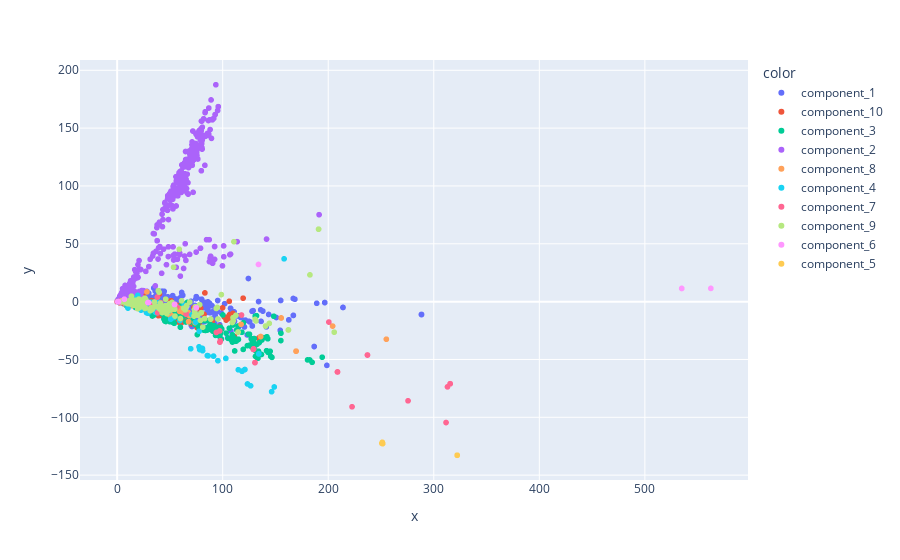

Notebook source saved alongside this figure:
### Markdown cell above
### Try plotting again on word freq

### Code cell
# Take all of the data and plot it on 2 dimensions
svd = TruncatedSVD(n_components=2)
svd.fit_transform(doc_word)

chrt_dat= pd.DataFrame(svd.transform(doc_word))
chrt_dat.columns = ['x','y']

import plotly.express as px
df = px.data.iris()
fig = px.scatter(chrt_dat, x='x', y="y",color=H.idxmax(axis=1).tolist(), hover_name=muni_df['Issuer Name'])
fig.show()

### Figure 1 — Plotly figure (JSON) as saved in the notebook; plotly's stock layout.template omitted (floating-point values rounded to 4 significant figures; data arrays with more than 128 entries replaced by an {"elided": "..."} marker saying what was removed)
{"data": [{"hovertemplate": "<b>%{hovertext}</b><br><br>color=component_1<br>x=%{x}<br>y=%{y}<extra></extra>", "hovertext": {"elided": "562 str values"}, "legendgroup": "component_1", "marker": {"color": "#636efa", "symbol": "circle"}, "mode": "markers", "name": "component_1", "showlegend": true, "type": "scattergl", "x": {"elided": "562 float values"}, "xaxis": "x", "y": {"elided": "562 float values"}, "yaxis": "y"}, {"hovertemplate": "<b>%{hovertext}</b><br><br>color=component_10<br>x=%{x}<br>y=%{y}<extra></extra>", "hovertext": {"elided": "563 str values"}, "legendgroup": "component_10", "marker": {"color": "#EF553B", "symbol": "circle"}, "mode": "markers", "name": "component_10", "showlegend": true, "type": "scattergl", "x": {"elided": "563 float values"}, "xaxis": "x", "y": {"elided": "563 float values"}, "yaxis": "y"}, {"hovertemplate": "<b>%{hovertext}</b><br><br>color=component_3<br>x=%{x}<br>y=%{y}<extra></extra>", "hovertext": {"elided": "221 str values"}, "legendgroup": "component_3", "marker": {"color": "#00cc96", "symbol": "circle"}, "mode": "markers", "name": "component_3", "showlegend": true, "type": "scattergl", "x": {"elided": "221 float values"}, "xaxis": "x", "y": {"elided": "221 float values"}, "yaxis": "y"}, {"hovertemplate": "<b>%{hovertext}</b><br><br>color=component_2<br>x=%{x}<br>y=%{y}<extra></extra>", "hovertext": {"elided": "406 str values"}, "legendgroup": "component_2", "marker": {"color": "#ab63fa", "symbol": "circle"}, "mode": "markers", "name": "component_2", "showlegend": true, "type": "scattergl", "x": {"elided": "406 float values"}, "xaxis": "x", "y": {"elided": "406 float values"}, "yaxis": "y"}, {"hovertemplate": "<b>%{hovertext}</b><br><br>color=component_8<br>x=%{x}<br>y=%{y}<extra></extra>", "hovertext": ["BOROUGH OF CLEMENTON, NEW JERSEY", "BUFFALO GROVE PARK DISTRICT, ILLINOIS", "CITY OF CONCORD, NEW HAMPSHIRE", "COTUIT FIRE DISTRICT, MASSACHUSETTS", "COUNTY COMMISSIONERS OF CHARLES COUNTY, MARYLAND", "MADISON COUNTY, MISSISSIPPI", "MORRISVILLE-EATON CENTRAL SCHOOL DISTRICT NEW YORK", "TOLLAND(TOWN) CONNECTICUT", "TOLLAND(TOWN) CONNECTICUT", "TOWN OF EASTON, MARYLAND", "TOWN OF MILLBURY, MASSACHUSETTS", "TOWN OF MILLBURY, MASSACHUSETTS", "TOWN OF SEEKONK, MASSACHUSETTS", "TOWN OF SOMERS, CONNECTICUT", "TOWN OF TOLLAND, CONNECTICUT", "TOWN OF WESTFORD, MASSACHUSETTS", "TOWNSHIP OF VERONA, IN THE COUNTY OF ESSEX, NEW JERSEY", "UNIFIED GOVERNMENT OF WYANDOTTE COUNTY/KANSAS CITY, KANSAS", "UNIFIED GOVERNMENT OF WYANDOTTE COUNTY/KANSAS CITY, KANSAS", "UNIFIED GOVERNMENT OF WYANDOTTE COUNTY/KANSAS CITY, KANSAS", "VILLAGE OF ILION, HERKIMER COUNTY, NEW YORK", "WAYNE COUNTY, MISSISSIPPI", "WAYNE COUNTY, MISSISSIPPI", "WINOOSKI INCORPORATED SCHOOL DISTRICT (VT)", "CITY OF GARDNER, MASSACHUSETTS", "CITY OF WEST PALM BEACH, FLORIDA", "CITY OF WEST POINT, MISSISSIPPI", "CITY SCHOOL DISTRICT OF THE CITY OF MECHANICVILLE, SARATOGA COUNTY, NEW YORK", "CLYMER CENTRAL SCHOOL DISTRICT CHAUTAUQUA COUNTY, NEW YORK", "COUNTY COMMISSIONERS OF WASHINGTON COUNTY, MARYLAND", "COUNTY COMMISSIONERS OF WASHINGTON COUNTY, MARYLAND", "FITCHBURG CITY MASSACHUSETTS", "GOSHEN CENTRAL SCHOOL DISTRICT ORANGE COUNTY, NEW YORK", "GREATER ATTLEBORO-TAUNTON REGIONAL TRANSIT AUTHORITY, MASSACHUSETTS", "IOWA COUNTY, WISCONSIN", "LAUDERDALE COUNTY, MISSISSIPPI", "LAUREL RURAL FIRE PROTECTION DISTRICT IN THE STATE OF NEBRASKA", "MAYOR AND CITY COUNCIL OF BALTIMORE CITY OF BALTIMORE, MARYLAND", "MAYOR AND CITY COUNCIL OF BALTIMORE, MARYLAND", "MAYOR AND CITY COUNCIL OF OCEAN CITY, MARYLAND", "NEWTON COUNTY, MISSISSIPPI", "QUEEN ANNE'S COUNTY, MARYLAND", "QUEENSBURY UNION FREE SCHOOL DISTRICT WARREN COUNTY, NEW YORK", "RIPLEY CENTRAL SCHOOL DISTRICT, CHAUTAUQUA COUNTY, NEW YORK", "SECAUCUS TOWN NEW JERSEY", "SOUTHEASTERN REGIONAL TRANSIT AUTHORITY, MASSACHUSETTS", "STATE OF MARYLAND", "STATE OF MARYLAND", "STATE OF MARYLAND", "STATE OF MARYLAND, MARYLAND", "THE COUNTY OF SAUNDERS IN THE STATE OF NEBRASKA", "TOWN OF ASHLAND, MASSACHUSETTS", "TOWN OF EAST GRANBY, CONNECTICUT", "TOWN OF LEDYARD, CONNECTICUT", "TOWN OF PUTNAM, CONNECTICUT", "TOWN OF ROCKY HILL, CONNECTICUT", "TOWN OF SALEM, NEW HAMPSHIRE", "TOWN OF WATERFORD, CONNECTICUT", "TOWN OF WINDSOR, CONNECTICUT", "TOWN OF WINDSOR, CONNECTICUT", "TOWNSHIP OF LOWER MERION, PENNSYLVANIA", "VILLAGE OF KEWASKUM, WISCONSIN", "VILLAGE OF SLINGER, WISCONSIN (WASHINGTON COUNTY)", "WEST PALM BEACH FLA", "YORK TOWN , NEW YORK"], "legendgroup": "component_8", "marker": {"color": "#FFA15A", "symbol": "circle"}, "mode": "markers", "name": "component_8", "showlegend": true, "type": "scattergl", "x": [7.891, 4.839, 62.84, 31.75, 117.4, 20.2, 10.63, 2.548, 2.548, 79.21, 67.68, 67.68, 49.67, 44.28, 2.548, 51.34, 7.342, 3.826, 3.826, 3.72, 11.48, 37.51, 37.51, 28.23, 42.42, 30.26, 19.89, 0.5461, 6.842, 155.4, 155.4, 45.12, 13.8, 24.55, 11.31, 68.6, 6.424, 204.1, 255.1, 59.15, 37.84, 54.62, 7.782, 3.534, 31.86, 23.06, 169.5, 169.5, 169.5, 169.5, 23.47, 51.02, 48.62, 53.58, 48.44, 67.42, 73.81, 59.16, 135.9, 135.9, 65.42, 8.408, 10.52, 31.45, 4.166], "xaxis": "x", "y": [-1.559, 0.6743, -9.387, -4.188, -19.65, 1.131, -2.074, -0.2342, -0.2342, -9.817, -17.35, -17.35, -11.48, -5.179, -0.2342, -12.44, -1.75, 0.6408, 0.6408, 0.644, -2.429, -2.449, -2.449, 8.412, -8.385, -1.862, 1.325, -0.00105, -0.9966, -14.12, -14.12, -5.251, -3.39, -6.048, -1.736, -12.2, 1.586, -21.15, -32.5, -5.907, -2.576, -2.201, -1.263, -0.3711, -0.4725, -5.588, -42.84, -42.84, -42.84, -42.84, 0.06002, -11.59, -5.451, -6.493, -2.969, -9.503, -18.18, -8.462, -30.16, -30.16, -3.379, -0.9804, -1.491, -2.242, -0.5056], "yaxis": "y"}, {"hovertemplate": "<b>%{hovertext}</b><br><br>color=component_4<br>x=%{x}<br>y=%{y}<extra></extra>", "hovertext": ["BOROUGH OF WENONAH IN THE COUNTY OF GLOUCESTER, NEW JERSEY", "CARTER COUNTY, TENNESSEE", "CHIPPEWA COUNTY, WISCONSIN", "CITY OF GOODLETTSVILLE, TENNESSEE", "CITY OF LYNCHBURG, VIRGINIA", "COUNTY OF CUMBERLAND, NEW JERSEY", "COUNTY OF SOMERSET, NEW JERSEY", "COUNTY OF SOMERSET, NEW JERSEY", "FOX VALLEY TECHNICAL COLLEGE DISTRICT, WISCONSIN", "GATEWAY TECHNICAL COLLEGE DISTRICT, WISCONSIN RACINE, KENOSHA AND WALWORTH COUNTIES", "MADISON AREA TECHNICAL COLLEGE DISTRICT, WISCONSIN", "MADISON AREA TECHNICAL COLLEGE DISTRICT, WISCONSIN", "MID-STATE TECHNICAL COLLEGE DISTRICT, WISCONSIN ADAMS, CLARK, JACKSON, JUNEAU, MARATHON, PORTAGE, WAUSHARA AND WOOD COUNTIES", "MILWAUKEE AREA TECHNICAL COLLEGE DISTRICT, WISCONSIN", "MILWAUKEE AREA TECHNICAL COLLEGE DISTRICT, WISCONSIN", "NORTHEAST WISCONSIN TECHNICAL COLLEGE DISTRICT, WISCONSIN", "RACINE UNIFIED SCHOOL DISTRICT RACINE COUNTY, WISCONSIN", "REGIONAL SCHOOL UNIT NO.26 (ORONO), MAINE", "STATE OF ARKANSAS", "STATE OF ARKANSAS, ARKANSAS", "THE COUNTY OF FILLMORE, NEBRASKA IN THE STATE OF NEBRASKA", "TOWNSHIP OF MAPLE SHADE COUNTY OF BURLINGTON, NEW JERSEY", "TOWNSHIP OF MAPLE SHADE, IN THE COUNTY OF BURLINGTON, NEW JERSEY", "TOWNSHIP OF MEDFORD IN THE COUNTY OF BURLINGTON, NEW JERSEY", "TOWNSHIP OF MEDFORD, NEW JERSEY", "VILLAGE OF CLEVELAND, WISCONSIN (MANITOWOC COUNTY)", "WAUKESHA COUNTY AREA TECHNICAL COLLEGE DISTRICT, WISCONSIN", "WESTERN TECHNICAL COLLEGE DISTRICT, WISCONSIN", "WOOD COUNTY WISCONSIN", "WOODBURY (CITY OF) COUNTY OF GLOUCESTER, NEW JERSEY", "BLACKHAWK TECHNICAL COLLEGE DISTRICT, WISCONSIN", "BLACKHAWK TECHNICAL DISTRICT WISCONSIN", "BOROUGH OF HUNTINGDON (HUNTINGDON COUNTY) COMMONWEALTH OF PENNSYLVANIA", "BOROUGH OF SWEDESBORO COUNTY OF GLOUCESTER, NEW JERSEY", "CHIPPEWA VALLEY TECHNICAL COLLEGE DISTRICT, WISCONSIN", "CITY OF CALERA, ALABAMA", "CITY OF COLLEGE STATION, TEXAS", "CITY OF GREENVILLE, MICHIGAN", "CITY OF KENOSHA, WISCONSIN", "CITY OF KENOSHA, WISCONSIN", "CITY OF MANCHESTER, NEW HAMPSHIRE", "CITY OF MANCHESTER, NEW HAMPSHIRE", "COUNTY OF BERGEN, NEW JERSEY", "COUNTY OF BERGEN, NEW JERSEY", "COUNTY OF BERGEN, NEW JERSEY", "COUNTY OF HUDSON, STATE OF NEW JERSEY", "COUNTY OF MIDDLESEX, NEW JERSEY", "COUNTY OF MORRIS, NEW JERSEY", "COUNTY OF ROCKLAND, NEW YORK", "COUNTY OF ROWAN, KENTUCKY", "COUNTY OF SUSSEX, STATE OF NEW JERSEY", "COUNTY OF UNION, NEW JERSEY", "DOUGLAS COUNTY, WISCONSIN", "ELKHORN AREA SCHOOL DISTRICT WALWORTH COUNTY, WISCONSIN", "GATEWAY TECHNICAL COLLEGE DISTRICT, WISCONSIN RACINE, KENOSHA AND WALWORTH COUNTIES", "GATEWAY TECHNICAL COLLEGE DISTRICT, WISCONSIN RACINE, KENOSHA AND WALWORTH COUNTIES", "LAKESHORE TECHNICAL COLLEGE DISTRICT, WISCONSIN (CALUMET, MANITOWOC, SHEBOYGAN AND OZAUKEE COUNTIES)", "LEWIS AND CLARK COUNTY, MONTANA", "MADISON AREA TECHNICAL COLLEGE DISTRICT, WISCONSIN", "MID-STATE TECHNICAL COLLEGE DISTRICT, WISCONSIN ADAMS, CLARK, JACKSON, JUNEAU, MARATHON, PORTAGE, WAUSHARA AND WOOD COUNTIES", "MILWAUKEE AREA TECHNICAL COLLEGE DISTRICT, WISCONSIN", "MILWAUKEE AREA TECHNICAL COLLEGE DISTRICT, WISCONSIN", "MORAINE PARK TECHNICAL COLLEGE DISTRICT, WISCONSIN", "MORAINE PARK TECHNICAL COLLEGE DISTRICT, WISCONSIN", "MORAINE PARK TECHNICAL COLLEGE DISTRICT,WISCONSIN", "NORTHCENTRAL TECHNICAL COLLEGE DISTRICT, WISCONSIN CLARK, LANGLADE, LINCOLN, MARATHON, MENOMINEE, PORTAGE, PRICE, SHAWANO, TAYLOR AND WAUPACA COUNTIES", "ROWAN CNTY KY", "SANITARY AND IMPROVEMENT DISTRICT NO. 216 OF SARPY COUNTY, NEBRASKA (MILLARD PARK SOUTH)", "SUAMICO WIS", "TOWN OF GREENVILLE, WISCONSIN (OUTAGAMIE COUNTY)", "TOWN OF ROME WISCONSIN", "TOWNSHIP OF EASTAMPTON IN THE COUNTY OF BURLINGTON, NEW JERSEY", "TOWNSHIP OF HARRISON COUNTY OF GLOUCESTER, NEW JERSEY", "TOWNSHIP OF WASHINGTON, COUNTY OF GLOUCESTER, NEW JERSEY", "VILLAGE OF CAMERON WISCONSIN", "VILLAGE OF OSCEOLA POLK COUNTY, WISCONSIN", "VILLAGE OF OSCEOLA POLK COUNTY, WISCONSIN", "VILLAGE OF RANDOM LAKE, WISCONSIN (SHEBOYGAN COUNTY)", "VILLAGE OF SOMERS, WISCONSIN (KENOSHA COUNTY)", "VILLAGE OF SUSSEX, WISCONSIN", "WESTERN TECHNICAL COLLEGE DISTRICT, WISCONSIN", "WISCONSIN INDIANHEAD TECHNICAL COLLEGE DISTRICT, WISCONSIN"], "legendgroup": "component_4", "marker": {"color": "#19d3f3", "symbol": "circle"}, "mode": "markers", "name": "component_4", "showlegend": true, "type": "scattergl", "x": [27.59, 33.07, 37.41, 39.7, 76.94, 47.11, 23.71, 23.71, 38.14, 118.5, 86.17, 69.66, 80.82, 29.1, 29.1, 1.693, 50.75, 36.84, 134.3, 134.2, 6.559, 14.26, 15.25, 24.63, 24.63, 7.781, 146.4, 80.96, 23.04, 36.28, 126.5, 123.5, 19.5, 31.34, 95.47, 17.78, 158.2, 0.2413, 21.06, 20.93, 63.46, 63.46, 59.5, 53.77, 53.77, 74.42, 77.7, 10.71, 0.5412, 20.59, 48.59, 70.89, 13.77, 13.19, 114.8, 118.3, 148.9, 2.398, 85.44, 77.58, 27.93, 27.81, 103.0, 121.1, 120.9, 22.59, 10.25, 1.199, 2.631, 10.11, 8.388, 23.76, 37.43, 34.11, 7.275, 15.55, 15.55, 8.096, 13.85, 14.27, 78.19, 91.33], "xaxis": "x", "y": [-2.59, -0.5084, -9.541, -0.445, -11.15, -6.875, 0.6647, 0.6647, -9.802, -60.05, -46.9, -40.7, -40.45, -10.04, -10.05, -0.3782, -15.18, -8.136, -45.17, -45.19, -0.4631, -2.305, -2.812, -2.725, -2.725, -1.133, -77.86, -42.41, -3.213, -9.174, -72.77, -71.18, 5.399, -7.291, -51.05, -1.146, 36.99, 0.07967, 0.5766, 0.5977, -3.141, -3.141, -16.36, -13.66, -13.66, -17.76, -25.61, -1.652, -0.2061, -5.636, -8.398, -11.32, -2.086, -2.061, -58.93, -60.23, -73.78, 0.03991, -46.63, -39.09, -9.594, -9.333, -49.07, -58.7, -58.7, -7.336, -5.594, 0.02768, -0.383, -1.444, -1.77, 0.9462, -7.089, -6.931, -0.8686, 2.533, 2.533, 0.04085, -1.632, 2.076, -41.47, -47.08], "yaxis": "y"}, {"hovertemplate": "<b>%{hovertext}</b><br><br>color=component_7<br>x=%{x}<br>y=%{y}<extra></extra>", "hovertext": ["CITY AND COUNTY OF SAN FRANCISCO", "CITY AND COUNTY OF SAN FRANCISCO, CALIFORNIA", "CITY OF MINNEAPOLIS, MINNESOTA", "COMMONWEALTH OF PENNSYLVANIA, PENNSYLVANIA", "COUNTY OF RIVERSIDE, CALIFORNIA", "ILLINOIS ST", "STATE OF CALIFORNIA", "STATE OF CALIFORNIA", "STATE OF CALIFORNIA", "STATE OF CALIFORNIA", "STATE OF CALIFORNIA,", "STATE OF CALIFORNIA, CALIFORNIA", "STATE OF ILLINOIS", "STATE OF ILLINOIS, ILLINOIS", "STATE OF ILLINOIS, ILLINOIS", "STATE OF MICHIGAN", "STATE OF MICHIGAN", "STATE OF MONTANA", "STATE OF MONTANA", "STATE OF MONTANA", "STATE OF NORTH CAROLINA, NORTH CAROLINA", "STATE OF WASHINGTON, WASHINGTON", "TOWN OF WHEATFIELD, NEW YORK", "BOROUGH OF SADDLE RIVER, NEW JERSEY", "CAMPBELL (CITY OF)", "CITY AND COUNTY OF SAN FRANCISCO", "CITY OF STAMFORD, CONNECTICUT", "CITY OF STAMFORD, CONNECTICUT", "STATE OF CONNECTICUT", "STATE OF CONNECTICUT", "STATE OF GEORGIA", "STATE OF GEORGIA, GEORGIA", "STATE OF HAWAII", "STATE OF MAINE", "STATE OF MAINE", "STATE OF MINNESOTA", "STATE OF MINNESOTA", "STATE OF MINNESOTA, MINNESOTA", "STATE OF MINNESOTA, MINNESOTA", "STATE OF WASHINGTON", "STATE OF WASHINGTON", "STATE OF WASHINGTON", "STATE OF WISCONSIN", "STATE OF WISCONSIN", "THE COMMONWEALTH OF MASSACHUSETTS", "THE COMMONWEALTH OF MASSACHUSETTS", "THE COMMONWEALTH OF MASSACHUSETTS", "THE COMMONWEALTH OF MASSACHUSETTS", "THE STATE OF DELAWARE", "TOWN OF BROOKFIELD, CONNECTICUT"], "legendgroup": "component_7", "marker": {"color": "#FF6692", "symbol": "circle"}, "mode": "markers", "name": "component_7", "showlegend": true, "type": "scattergl", "x": [38.18, 38.18, 0.2933, 97.19, 200.6, 65.41, 237.2, 237.2, 315.5, 315.5, 315.5, 313.0, 65.37, 65.37, 65.37, 56.65, 56.65, 208.8, 208.8, 208.8, 93.99, 275.6, 0.0294, 9.12, 38.38, 117.8, 4.051, 4.124, 97.73, 97.74, 311.6, 222.6, 1.047, 97.35, 97.35, 3.284, 3.284, 3.284, 3.284, 130.6, 130.6, 130.6, 32.84, 41.34, 129.3, 129.0, 129.3, 129.3, 82.91, 2.142], "xaxis": "x", "y": [3.945, 3.945, 0.03685, -25.33, -17.66, -10.77, -46.17, -46.17, -70.98, -70.98, -70.98, -73.68, -10.77, -10.77, -10.77, -4.623, -4.623, -60.79, -60.79, -60.79, -26.64, -85.74, -0.01567, -0.3186, -9.548, -11.57, -0.6933, -0.6862, -33.86, -33.86, -104.5, -90.89, -0.1862, -34.97, -34.97, -0.7057, -0.7057, -0.7057, -0.7057, -52.69, -52.69, -52.69, -2.613, -0.9421, -40.87, -41.36, -40.87, -40.87, -14.63, 0.1322], "yaxis": "y"}, {"hovertemplate": "<b>%{hovertext}</b><br><br>color=component_9<br>x=%{x}<br>y=%{y}<extra></extra>", "hovertext": {"elided": "157 str values"}, "legendgroup": "component_9", "marker": {"color": "#B6E880", "symbol": "circle"}, "mode": "markers", "name": "component_9", "showlegend": true, "type": "scattergl", "x": {"elided": "157 float values"}, "xaxis": "x", "y": {"elided": "157 float values"}, "yaxis": "y"}, {"hovertemplate": "<b>%{hovertext}</b><br><br>color=component_6<br>x=%{x}<br>y=%{y}<extra></extra>", "hovertext": ["CITY OF JAMESTOWN CHAUTAUQUA COUNTY, NEW YORK", "CITY OF NORWICH, CONNECTICUT", "CITY OF NORWICH, CONNECTICUT", "NEW YORK N Y", "NEW YORK N Y", "THE CITY OF NEW YORK", "THE CITY OF NEW YORK", "THE CITY OF NEW YORK", "THE CITY OF NEW YORK, NEW YORK", "THE CITY OF NEW YORK, NEW YORK", "CITY OF DENTON, TEXAS", "CITY OF ROCHESTER, NEW YORK", "CITY OF ROCHESTER, NEW YORK", "CITY OF SAN ANTONIO, TEXAS", "CITY OF SAN ANTONIO, TEXAS", "CITY OF SAN ANTONIO, TEXAS", "JAMESTOWN CITY NEW YORK", "RIVER FALLS WIS"], "legendgroup": "component_6", "marker": {"color": "#FF97FF", "symbol": "circle"}, "mode": "markers", "name": "component_6", "showlegend": true, "type": "scattergl", "x": [29.77, 75.0, 75.0, 1.198, 1.198, 0.7475, 0.7475, 1.351, 0.7475, 0.7475, 133.9, 54.38, 54.38, 534.9, 562.5, 534.9, 29.14, 6.813], "xaxis": "x", "y": [-0.7287, -5.339, -5.339, -0.0724, -0.0724, -0.07635, -0.07635, 0.04236, -0.07635, -0.07635, 32.12, -2.451, -2.451, 11.39, 11.45, 11.39, -0.8346, 2.105], "yaxis": "y"}, {"hovertemplate": "<b>%{hovertext}</b><br><br>color=component_5<br>x=%{x}<br>y=%{y}<extra></extra>", "hovertext": ["STATE OF OREGON", "STATE OF OREGON", "STATE OF OREGON", "STATE OF OREGON", "STATE OF OREGON", "STATE OF OREGON", "STATE OF OREGON", "STATE OF OREGON", "STATE OF OREGON", "STATE OF OREGON", "STATE OF OREGON", "STATE OF OREGON", "STATE OF OREGON", "STATE OF OREGON", "STATE OF OREGON"], "legendgroup": "component_5", "marker": {"color": "#FECB52", "symbol": "circle"}, "mode": "markers", "name": "component_5", "showlegend": true, "type": "scattergl", "x": [322.2, 322.2, 322.2, 251.6, 251.6, 250.9, 250.9, 250.9, 250.9, 250.9, 250.9, 251.2, 251.2, 251.2, 251.2], "xaxis": "x", "y": [-132.8, -132.8, -132.8, -122.8, -122.8, -122.5, -122.5, -122.5, -122.5, -122.5, -122.5, -121.7, -121.7, -121.7, -121.7], "yaxis": "y"}], "layout": {"legend": {"title": {"text": "color"}, "tracegroupgap": 0}, "margin": {"t": 60}, "xaxis": {"anchor": "y", "domain": [0, 1], "title": {"text": "x"}}, "yaxis": {"anchor": "x", "domain": [0, 1], "title": {"text": "y"}}}}
